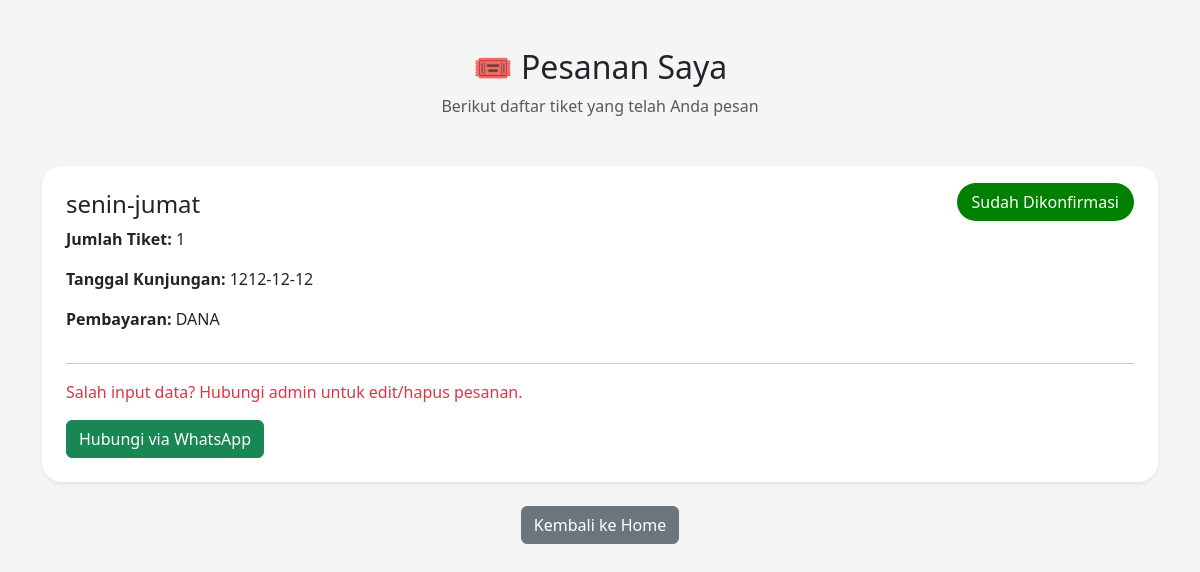
Page /pesanan_saya.php on the committed database.
### tables this page shows
CREATE TABLE `pesanan` (
  `id_pesanan` int(11) NOT NULL,
  `nama_pemesan` varchar(100) NOT NULL,
  `email` varchar(50) NOT NULL,
  `no_hp` int(15) NOT NULL,
  `jenis_tiket` varchar(50) NOT NULL,
  `jumlah_tiket` int(11) NOT NULL,
  `tanggal_kunjungan` date NOT NULL,
  `metode_pembayaran` varchar(50) NOT NULL,
  `catatan` text NOT NULL,
  `id_user` int(11) DEFAULT NULL,
  `status_pesanan` enum('menunggu konfirmasi','sudah dikonfirmasi','selesai','dibatalkan') DEFAULT NULL
);

### pesanan_saya.php (the view, shortened to what this page needs)
<?php
include 'koneksi.php';
$id_user = $_SESSION['id_user'];
$query = mysqli_query($konek,
"SELECT * FROM pesanan
WHERE id_user='$id_user'
ORDER BY id_pesanan DESC");
?>
<!DOCTYPE html>
<html>
<head>
    <link href="https://cdn.jsdelivr.net/npm/bootstrap@5.3.8/dist/css/bootstrap.min.css" rel="stylesheet">
</head>
<body>
<div class="container py-5">
    <h2 class="text-center mb-2">
        🎟 Pesanan Saya
    </h2>
    <p class="text-center text-muted mb-5">
        Berikut daftar tiket yang telah Anda pesan
    </p>
    <?php while($data = mysqli_fetch_array($query)){ ?>
    <div class="card shadow-sm mb-4 pesanan-card border-0">
        <div class="card-body p-4">
            <div class="d-flex justify-content-between">
                <div>
                    <h4>
                        <?php echo $data['jenis_tiket']; ?>
                    </h4>
                    <p>
                        <b>Jumlah Tiket:</b>
                        <?php echo $data['jumlah_tiket']; ?>
                    </p>
                    <p>
                        <b>Tanggal Kunjungan:</b>
                        <?php echo $data['tanggal_kunjungan']; ?>
                    </p>
                    <p>
                        <b>Pembayaran:</b>
                        <?php echo $data['metode_pembayaran']; ?>
                    </p>
                </div>
                <div>
                    <?php
                    if($data['status_pesanan']=="Menunggu Konfirmasi"){
                        echo "<span class='badge-status status-menunggu'>
                        Menunggu Konfirmasi
                        </span>";
                    }
                    else{
                        echo "<span class='badge-status status-konfirmasi'>
                        Sudah Dikonfirmasi
                        </span>";
                    }
                    ?>
                </div>
            </div>
            <hr>
            <p class="text-danger">
                Salah input data?
                Hubungi admin untuk edit/hapus pesanan.
            </p>
            <a href="https://wa.me/62822XXXXXXXX?text=Halo admin, saya ingin mengubah pesanan tiket saya"
            class="btn btn-success">
                Hubungi via WhatsApp
            </a>
        </div>
    </div>
    <?php } ?>
    <div class="text-center mt-4">
        <a href="index.php" class="btn btn-secondary">
            Kembali ke Home
        </a>
    </div>
</div>
</body>
</html>

### pesanan_saya.php (style rules this page uses)
body { background: #f5f5f5; }
.pesanan-card { border-radius: 20px; }
.status-konfirmasi { background: green; }
.badge-status { color: white; padding: 8px 15px; border-radius: 20px; }

### rows in the picture
pesanan: jenis_tiket "senin-jumat", jumlah_tiket "1", tanggal_kunjungan "1212-12-12", metode_pembayaran "DANA", status_pesanan "Sudah Dikonfirmasi"
